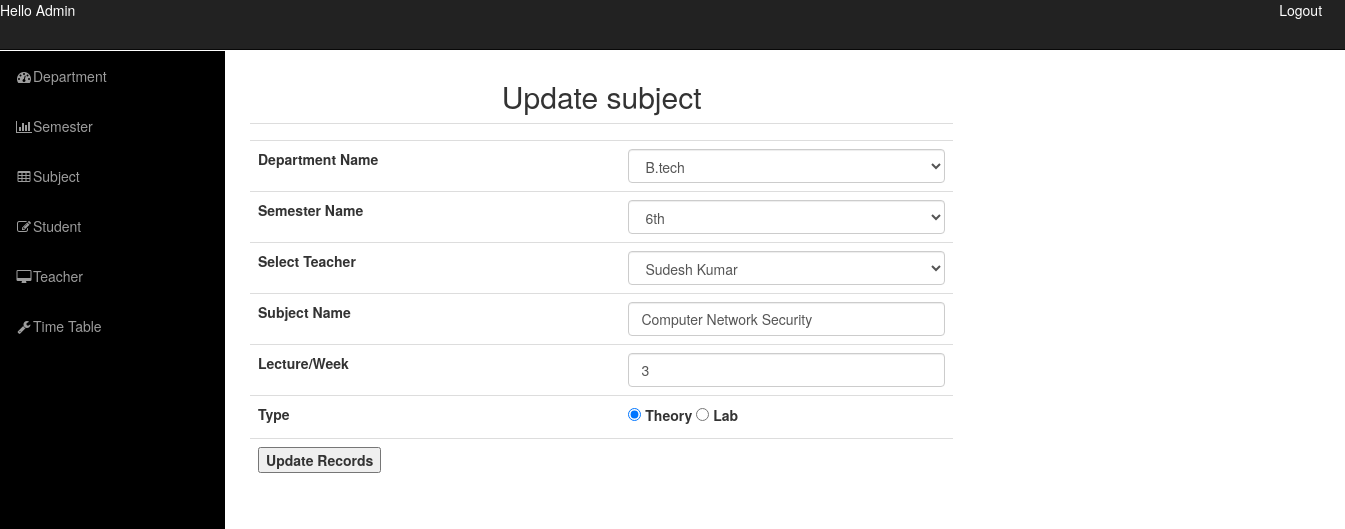
Page /admin/admindashboard.php?info=updatesubject&subject_id=25 (signed in) on the committed database.
### tables this page shows
CREATE TABLE `subject` (
  `subject_id` int(11) NOT NULL,
  `subject_name` varchar(255) DEFAULT NULL,
  `sem_id` int(11) NOT NULL,
  `department_id` int(11) NOT NULL,
  `teacher_id` int(11) NOT NULL,
  `lecture_per_week` int(11) NOT NULL,
  `type` enum('Theory','Lab') NOT NULL DEFAULT 'Theory'
);

CREATE TABLE `department` (
  `department_id` int(11) NOT NULL,
  `department_name` varchar(50) NOT NULL
);

CREATE TABLE `semester` (
  `sem_id` int(11) NOT NULL,
  `semester_name` varchar(20) DEFAULT NULL,
  `department_id` int(11) NOT NULL
);

CREATE TABLE `teacher` (
  `teacher_id` int(11) NOT NULL,
  `name` varchar(50) NOT NULL,
  `eid` varchar(50) NOT NULL,
  `password` varchar(10) NOT NULL,
  `mob` bigint(20) NOT NULL,
  `address` varchar(1000) NOT NULL,
  `department_id` int(11) NOT NULL
);

### admin/updatesubject.php (the view, shortened to what this page needs)
<?php
include('../config.php');
$subject_id=$_REQUEST['subject_id'];
$q=mysqli_query($con,"select * from subject where subject_id='$subject_id'");
$res=mysqli_fetch_assoc($q);
extract($_POST);
?>
<div class="row">
<div class="col-sm-8">
<h2>Update subject</h2>
<form method="POST" enctype="multipart/form-data">
  <table border="0" class="table">
  <tr>
  <td colspan="2"><?php echo @$err; ?></td>
  </tr>
   <tr>
    <th width="237" scope="row">Department Name </th>
    <td width="213">
	<select name="course" id="courseid" onChange="showOpts(this.value)" class="form-control">
	<?php
	$cou=mysqli_query($con,"select * from department");
	while($c=mysqli_fetch_array($cou))
	{
	$c_id=$c[0];
	?>
	<option value='<?php echo $c_id; ?>' <?php if($c_id==$res['department_id']){echo "selected";} ?>>
	<?php echo $c[1]; ?>
	</option>
	<?php
	}
	?>
    </select>
	</td>
	</tr>
   <tr>
    <th width="237" scope="row">Semester Name </th>
    <td width="213">
	<select name="s" id="semester" class="form-control">
	<?php
	$sem=mysqli_query($con,"select * from semester where department_id='".$res['department_id']."'");
	while($s=mysqli_fetch_array($sem))
	{
	$s_id=$s[0];
	?>
	<option value='<?php echo $s_id; ?>' <?php if($s_id==$res['sem_id']){echo "selected";} ?>>
	<?php echo $s[1]; ?>
	</option>
	<?php
	}
	?>
    </select>
	</td>
	</tr>
	<tr>
    <th width="237" scope="row">Select Teacher</th>
    <td width="213">
	<select name="t" id="teacher" class="form-control"/>
    <?php
	$sub=mysqli_query($con,"select * from teacher where department_id='".$res['department_id']."'");
	while($s=mysqli_fetch_array($sub))
	{
		$s_id=$s[0];
	?>
	<option value='<?php echo $s_id; ?>' <?php if($s_id==$res['teacher_id']){echo "selected";} ?>>
	<?php echo $s[1]; ?>
	</option>
	<?php
	}
	?>
	</td>
  </tr>
   <tr>
    <th width="237" scope="row">Subject Name </th>
    <td width="213"><input type="text" name="subname" class="form-control" value="<?php echo $res['subject_name'];?>"/></td>
  </tr>
  <tr>
    <th width="237" scope="row">Lecture/Week </th>
    <td width="213"><input type="number" name="lpw" value="<?php echo $res['lecture_per_week'] ?>" class="form-control"/></td>
  </tr>
  <tr>
    <th width="237" scope="row">Type </th>
    <td width="213">
		<input class="form-check-input" type="radio" name="type" value="Theory" <?php echo ($res['type'] === "Theory") ? "checked" : "" ?> >
  		<label class="form-check-label" for="Theory">Theory</label>
		<input class="form-check-input" type="radio" name="type" value="Lab" <?php echo ($res['type'] === "Lab") ? "checked" : "" ?>>
  		<label class="form-check-label" for="Lab">Lab</label>
	</td>
  </tr>
   <tr>
    <th colspan="2" scope="row" align="center">
<input type="submit" value="Update Records" name="update"/>
	</th>
  </tr>
</table>
</form>
</div>
</div>

### admin/css/sb-admin.css (style rules this page uses)
body { margin-top: 100px; }
@media (min-width:768px) { body { margin-top: 50px; } }

### rows in the picture
subject: course "B.tech", s "6th", t "Sudesh Kumar", subname "Computer Network Security", lpw "3", type "☑"
